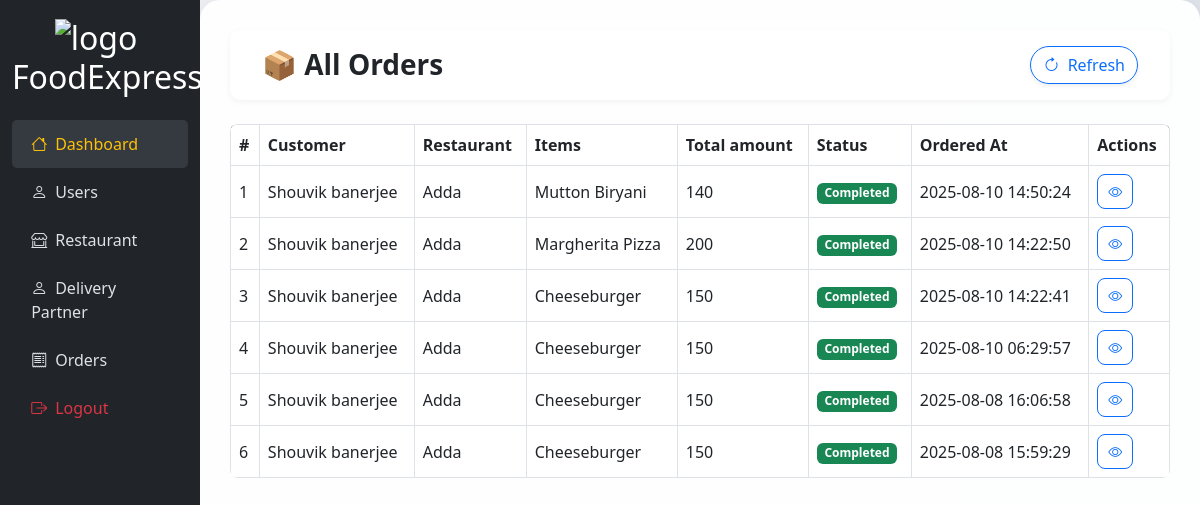
The app's page /Admin/orders.php (signed in) with its own data.
### tables this page shows
CREATE TABLE `order_items` (
  `order_id` int(11) NOT NULL,
  `res_id` int(11) NOT NULL,
  `item_id` int(11) NOT NULL,
  `user_id` int(11) NOT NULL,
  `dp_id` int(11) NOT NULL,
  `address` text NOT NULL,
  `quantity` int(11) NOT NULL,
  `order_status` enum('Pending','Accepted','Cancelled','Completed','Out for Delivery') NOT NULL,
  `price` varchar(50) NOT NULL,
  `date` timestamp NOT NULL DEFAULT current_timestamp() ON UPDATE current_timestamp()
);

CREATE TABLE `user` (
  `user_id` int(11) NOT NULL,
  `name` varchar(50) NOT NULL,
  `email` varchar(50) NOT NULL,
  `phone` varchar(50) NOT NULL,
  `address` text NOT NULL,
  `password` text NOT NULL
);

CREATE TABLE `restaurant` (
  `res_id` int(11) NOT NULL,
  `restaurantname` varchar(50) NOT NULL,
  `ownername` varchar(50) NOT NULL,
  `email` varchar(50) NOT NULL,
  `phone` varchar(50) NOT NULL,
  `address` varchar(200) NOT NULL,
  `password` text NOT NULL
);

CREATE TABLE `item` (
  `item_id` int(11) NOT NULL,
  `res_id` int(11) NOT NULL,
  `name` varchar(50) NOT NULL,
  `price` int(11) NOT NULL,
  `description` text NOT NULL,
  `image` text NOT NULL
);

### Admin/orders.php (the view, shortened to what this page needs)
<!DOCTYPE html>
<html lang="en">
<head>
  <link href="https://cdn.jsdelivr.net/npm/bootstrap@5.3.0/dist/css/bootstrap.min.css" rel="stylesheet" />
  <link href="https://cdn.jsdelivr.net/npm/bootstrap-icons@1.10.5/font/bootstrap-icons.css" rel="stylesheet" />
  <link rel="stylesheet" href="style.css" />
</head>
<body>
<div class="container-fluid">
  <div class="row">
    <?php include_once "sidenav.php"; ?>
    <main class="col-md-10 ms-sm-auto main-content">
      <div class="topbar d-flex justify-content-between align-items-center mb-4">
        <h3 class="fw-bold mb-0 text-dark">📦 All Orders</h3>
        <button class="btn btn-outline-primary rounded-pill shadow-sm" onclick="location.reload();">
          <i class="bi bi-arrow-clockwise me-1"></i> Refresh
        </button>
      </div>
      <div class="table-responsive">
        <table class="table table-hover table-bordered align-middle rounded-3 overflow-hidden">
          <thead>
            <tr>
              <th>#</th>
              <th>Customer</th>
              <th>Restaurant</th>
              <th>Items</th>
              <th>Total amount</th>
              <th>Status</th>
              <th>Ordered At</th>
              <th>Actions</th>
            </tr>
          </thead>
          <tbody>
              <?php
                $count=1;
                 include_once "../Homepage/connection.php";
             $res=mysqli_query($con,"SELECT
    user.name as name,
    restaurant.restaurantname as res_name,
    item.name as item_name,
    IFNULL(delivery_partner.p_name, 'Not assigned') as dp_name,
    IFNULL(delivery_partner.phone, 'Not assigned') as dp_phone,
    IFNULL(delivery_partner.email, '') as dp_email,
    order_items.*
FROM order_items
INNER JOIN user ON user.user_id=order_items.user_id
INNER JOIN item ON item.item_id=order_items.item_id
INNER JOIN restaurant ON restaurant.res_id=order_items.res_id
LEFT JOIN delivery_partner ON delivery_partner.dp_id=order_items.dp_id
ORDER BY order_id DESC");
                while($row=mysqli_fetch_array($res))
                {
            ?>
            <tr>
              <td><?php echo $count++ ?></td>
              <td><?php  echo $row['name']?></td>
              <td><?php  echo $row['res_name']?></td>
              <td><?php  echo $row['item_name']?></td>
              <td><?php  echo $row['price']?></td>
                  <?php
                  $badgeClass = 'bg-secondary';
                  if ($row['order_status'] === 'Pending') {
                      $badgeClass = 'bg-warning text-dark';
                  } elseif ($row['order_status'] === 'Completed') {
                      $badgeClass = 'bg-success text-white';
                  } elseif ($row['order_status'] === 'Cancelled') {
                      $badgeClass = 'bg-danger text-white';
                  }
                ?>
                <td><span class="badge <?php echo $badgeClass; ?>"><?php echo $row['order_status']; ?></span></td>
              <td><?php  echo $row['date']?></td>
              <td>
                <?php
                    $items = htmlspecialchars($row['item_name']);
                    $customer = htmlspecialchars($row['name']);
                    $restaurant = htmlspecialchars($row['res_name']);
                    $user_address= htmlspecialchars($row['address']);
                    $total = $row['price'];
                    $status = $row['order_status'];
                    $date = htmlspecialchars($row['date']);
                  ?>
                  <button class="btn btn-sm btn-outline-primary me-1 view-order-btn"
    data-bs-toggle="modal"
    data-bs-target="#viewOrderModal"
    data-customer="<?php echo $customer; ?>"
    data-restaurant="<?php echo $restaurant; ?>"
    data-address="<?php echo $user_address; ?>"
    data-items="<?php echo $items; ?>"
    data-total="<?php echo $total; ?>"
    data-status="<?php echo $status; ?>"
    data-date="<?php echo $date; ?>"
    data-dp-name="<?php echo htmlspecialchars($row['dp_name']); ?>"
    data-dp-phone="<?php echo htmlspecialchars($row['dp_phone']); ?>"
    data-dp-email="<?php echo htmlspecialchars($row['dp_email']); ?>">
    <i class="bi bi-eye"></i>
</button>
              </td>
              <?php
                }
              ?>
            </tr>
          </tbody>
        </table>
      </div>
    </main>
  </div>
</div>
</body>
</html>

### Admin/style.css (style rules this page uses)
body { font-family: 'Segoe UI', sans-serif; background-color: #f1f4f9; margin: 0; }
.topbar { background-color: #fff; box-shadow: 0 2px 6px rgba(0, 0, 0, 0.05); padding: 1rem 2rem; border-radius: 10px; }

### Admin/orders.php (style rules this page uses)
body { background: linear-gradient(to right, #f1f2f6, #dfe4ea); font-family: "Segoe UI", Tahoma, Geneva, Verdana, sans-serif; }
.main-content { background: rgba(255, 255, 255, 0.95); border-radius: 20px; box-shadow: 0 8px 30px rgba(0, 0, 0, 0.1); padding: 30px; }
.table thead { background-color: #1e272e; color: white; }
.btn-sm { border-radius: 8px; padding: 6px 10px; }
.topbar { margin-bottom: 20px; }

### records on screen
order_items: user.name "Shouvik banerjee", res.restaurantname "Adda", item.name "Mutton Biryani", price "140", order_status "Completed", date "2025-08-10 14:50:24"
order_items: user.name "Shouvik banerjee", res.restaurantname "Adda", item.name "Margherita Pizza", price "200", order_status "Completed", date "2025-08-10 14:22:50"
order_items: user.name "Shouvik banerjee", res.restaurantname "Adda", item.name "Cheeseburger", price "150", order_status "Completed", date "2025-08-10 14:22:41"
order_items: user.name "Shouvik banerjee", res.restaurantname "Adda", item.name "Cheeseburger", price "150", order_status "Completed", date "2025-08-10 06:29:57"
order_items: user.name "Shouvik banerjee", res.restaurantname "Adda", item.name "Cheeseburger", price "150", order_status "Completed", date "2025-08-08 16:06:58"
order_items: user.name "Shouvik banerjee", res.restaurantname "Adda", item.name "Cheeseburger", price "150", order_status "Completed", date "2025-08-08 15:59:29"
